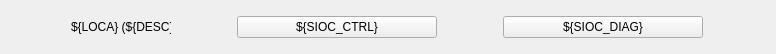
<?xml version="1.0" encoding="UTF-8"?>
<ui version="4.0">
 <class>Form</class>
 <widget class="QWidget" name="Form">
  <property name="geometry">
   <rect>
    <x>0</x>
    <y>0</y>
    <width>776</width>
    <height>54</height>
   </rect>
  </property>
  <property name="windowTitle">
   <string>Form</string>
  </property>
  <layout class="QVBoxLayout" name="verticalLayout">
   <item>
    <layout class="QHBoxLayout" name="horizontalLayout_2">
     <item>
      <widget class="QLabel" name="label">
       <property name="sizePolicy">
        <sizepolicy hsizetype="Fixed" vsizetype="Fixed">
         <horstretch>0</horstretch>
         <verstretch>0</verstretch>
        </sizepolicy>
       </property>
       <property name="minimumSize">
        <size>
         <width>100</width>
         <height>0</height>
        </size>
       </property>
       <property name="maximumSize">
        <size>
         <width>100</width>
         <height>16777215</height>
        </size>
       </property>
       <property name="text">
        <string>${LOCA} (${DESC})</string>
       </property>
       <property name="alignment">
        <set>Qt::AlignLeading|Qt::AlignLeft|Qt::AlignVCenter</set>
       </property>
      </widget>
     </item>
     <item>
      <widget class="PyDMRelatedDisplayButton" name="PyDMRelatedDisplayButton">
       <property name="sizePolicy">
        <sizepolicy hsizetype="Fixed" vsizetype="Fixed">
         <horstretch>0</horstretch>
         <verstretch>0</verstretch>
        </sizepolicy>
       </property>
       <property name="minimumSize">
        <size>
         <width>200</width>
         <height>0</height>
        </size>
       </property>
       <property name="maximumSize">
        <size>
         <width>200</width>
         <height>16777215</height>
        </size>
       </property>
       <property name="toolTip">
        <string/>
       </property>
       <property name="text">
        <string>${SIOC_CTRL}</string>
       </property>
       <property name="alarmSensitiveContent" stdset="0">
        <bool>false</bool>
       </property>
       <property name="alarmSensitiveBorder" stdset="0">
        <bool>true</bool>
       </property>
       <property name="PyDMToolTip" stdset="0">
        <string/>
       </property>
       <property name="channel" stdset="0">
        <string/>
       </property>
       <property name="filenames" stdset="0">
        <stringlist>
         <string>xtcav_atcaLLRF_pau.py</string>
        </stringlist>
       </property>
       <property name="titles" stdset="0">
        <stringlist/>
       </property>
       <property name="showIcon" stdset="0">
        <bool>true</bool>
       </property>
       <property name="macros" stdset="0">
        <stringlist>
         <string>DEV=TCAV:${TCAV_LOCA}:${TCAV_UNIT}:${INST_CTRL}, LOCA=${LOCA}, IOC_UNIT=${UNIT}, INST=${INST_CTRL}, SIOC=${SIOC_CTRL}</string>
        </stringlist>
       </property>
       <property name="openInNewWindow" stdset="0">
        <bool>true</bool>
       </property>
       <property name="passwordProtected" stdset="0">
        <bool>false</bool>
       </property>
       <property name="password" stdset="0">
        <string/>
       </property>
       <property name="protectedPassword" stdset="0">
        <string/>
       </property>
       <property name="followSymlinks" stdset="0">
        <bool>false</bool>
       </property>
      </widget>
     </item>
     <item>
      <widget class="PyDMRelatedDisplayButton" name="PyDMRelatedDisplayButton_2">
       <property name="sizePolicy">
        <sizepolicy hsizetype="Fixed" vsizetype="Fixed">
         <horstretch>0</horstretch>
         <verstretch>0</verstretch>
        </sizepolicy>
       </property>
       <property name="minimumSize">
        <size>
         <width>200</width>
         <height>0</height>
        </size>
       </property>
       <property name="maximumSize">
        <size>
         <width>200</width>
         <height>16777215</height>
        </size>
       </property>
       <property name="toolTip">
        <string/>
       </property>
       <property name="text">
        <string>${SIOC_DIAG}</string>
       </property>
       <property name="alarmSensitiveContent" stdset="0">
        <bool>false</bool>
       </property>
       <property name="alarmSensitiveBorder" stdset="0">
        <bool>true</bool>
       </property>
       <property name="PyDMToolTip" stdset="0">
        <string/>
       </property>
       <property name="channel" stdset="0">
        <string/>
       </property>
       <property name="filenames" stdset="0">
        <stringlist>
         <string>xtcav_atcaLLRF_pau.py</string>
        </stringlist>
       </property>
       <property name="titles" stdset="0">
        <stringlist/>
       </property>
       <property name="showIcon" stdset="0">
        <bool>true</bool>
       </property>
       <property name="macros" stdset="0">
        <stringlist>
         <string>DEV=TCAV:${TCAV_LOCA}:${TCAV_UNIT}:${INST_DIAG}, LOCA=${LOCA}, IOC_UNIT=${UNIT}, INST=${INST_DIAG}, SIOC=${SIOC_DIAG}</string>
        </stringlist>
       </property>
       <property name="openInNewWindow" stdset="0">
        <bool>true</bool>
       </property>
       <property name="passwordProtected" stdset="0">
        <bool>false</bool>
       </property>
       <property name="password" stdset="0">
        <string/>
       </property>
       <property name="protectedPassword" stdset="0">
        <string/>
       </property>
      </widget>
     </item>
    </layout>
   </item>
  </layout>
 </widget>
 <customwidgets>
  <customwidget>
   <class>PyDMRelatedDisplayButton</class>
   <extends>QPushButton</extends>
   <header>pydm.widgets.related_display_button</header>
  </customwidget>
 </customwidgets>
 <resources/>
 <connections/>
</ui>
